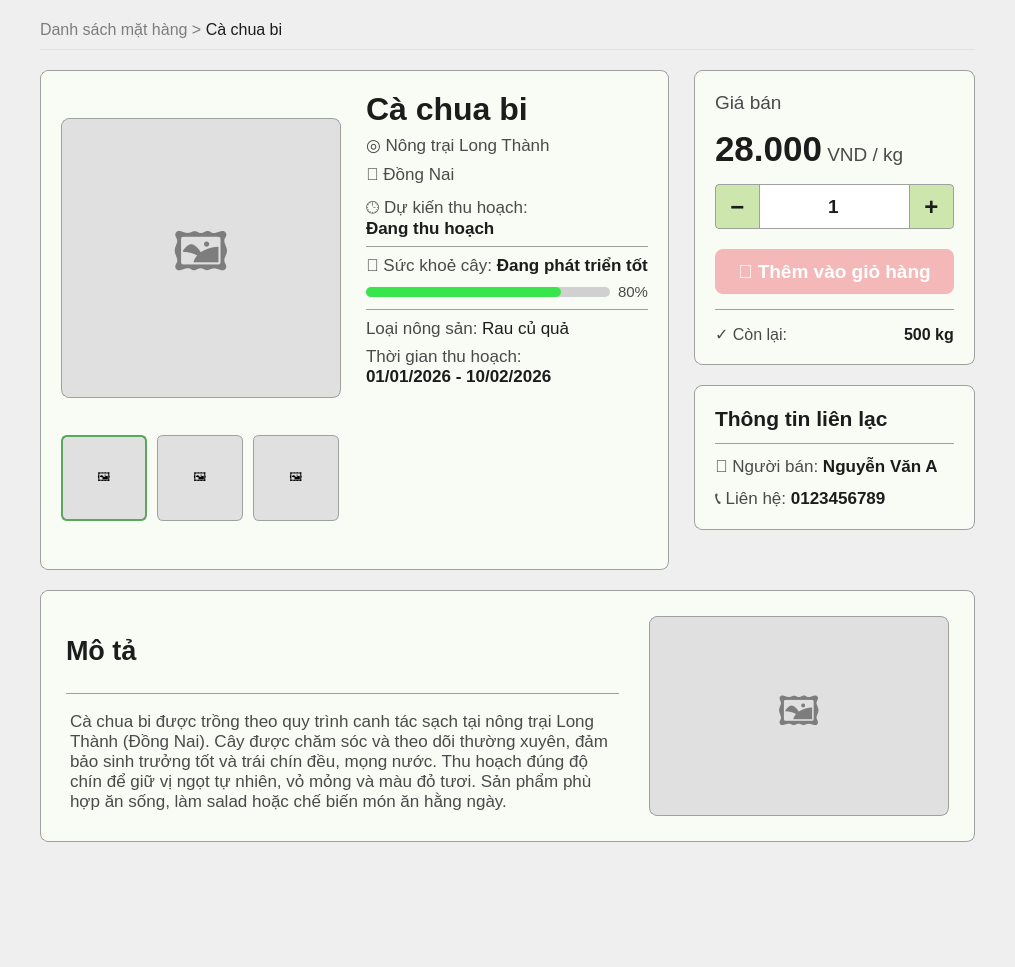
       <widget class="QWidget" name="scrollAreaWidgetContents">
        <property name="geometry">
         <rect>
          <x>0</x>
          <y>0</y>
          <width>1015</width>
          <height>967</height>
         </rect>
        </property>
        <property name="styleSheet">
         <string notr="true">QWidget#scrollAreaWidgetContents { background-color: #FFFFFF; }</string>
        </property>
        <layout class="QVBoxLayout" name="verticalLayout_scroll">
         <property name="spacing">
          <number>20</number>
         </property>
         <property name="leftMargin">
          <number>40</number>
         </property>
         <property name="topMargin">
          <number>20</number>
         </property>
         <property name="rightMargin">
          <number>40</number>
         </property>
         <property name="bottomMargin">
          <number>40</number>
         </property>
         <item>
          <layout class="QVBoxLayout" name="vbox_breadcrumb">
           <property name="spacing">
            <number>10</number>
           </property>
           <item>
            <widget class="QLabel" name="lbl_breadcrumb">
             <property name="styleSheet">
              <string notr="true">font-size: 12pt; border: none;</string>
             </property>
             <property name="text">
              <string>&lt;html&gt;&lt;head/&gt;&lt;body&gt;&lt;p&gt;&lt;span style=&quot; color:#7D7D7D;&quot;&gt;Danh sách mặt hàng &amp;gt; &lt;/span&gt;&lt;span style=&quot; color:#1C1C1C;&quot;&gt;Cà chua bi&lt;/span&gt;&lt;/p&gt;&lt;/body&gt;&lt;/html&gt;</string>
             </property>
            </widget>
           </item>
           <item>
            <widget class="QFrame" name="line_breadcrumb">
             <property name="minimumSize">
              <size>
               <width>0</width>
               <height>1</height>
              </size>
             </property>
             <property name="maximumSize">
              <size>
               <width>16777215</width>
               <height>1</height>
              </size>
             </property>
             <property name="styleSheet">
              <string notr="true">background-color: #E0E0E0;</string>
             </property>
            </widget>
           </item>
          </layout>
         </item>
         <item>
          <layout class="QHBoxLayout" name="hbox_main_content">
           <property name="spacing">
            <number>25</number>
           </property>
           <item>
            <widget class="QFrame" name="frame_product_info">
             <property name="sizePolicy">
              <sizepolicy hsizetype="Preferred" vsizetype="Preferred">
               <horstretch>6</horstretch>
               <verstretch>0</verstretch>
              </sizepolicy>
             </property>
             <property name="styleSheet">
              <string notr="true">QFrame#frame_product_info {
    background-color: #F8FCF5;
    border: 1px solid #A0A0A0;
    border-radius: 8px;
}</string>
             </property>
             <layout class="QHBoxLayout" name="hbox_product_inner">
              <property name="spacing">
               <number>25</number>
              </property>
              <property name="leftMargin">
               <number>20</number>
              </property>
              <property name="topMargin">
               <number>20</number>
              </property>
              <property name="rightMargin">
               <number>20</number>
              </property>
              <property name="bottomMargin">
               <number>20</number>
              </property>
              <item>
               <layout class="QVBoxLayout" name="vbox_images">
                <property name="spacing">
                 <number>10</number>
                </property>
                <item>
                 <widget class="QLabel" name="img_main">
                  <property name="minimumSize">
                   <size>
                    <width>280</width>
                    <height>280</height>
                   </size>
                  </property>
                  <property name="maximumSize">
                   <size>
                    <width>280</width>
                    <height>280</height>
                   </size>
                  </property>
                  <property name="styleSheet">
                   <string notr="true">background-color: #E0E0E0; border: 1px solid #A0A0A0; border-radius: 8px; font-size: 40pt; color: #7D7D7D;</string>
                  </property>
                  <property name="text">
                   <string>🖼️</string>
                  </property>
                  <property name="alignment">
                   <set>Qt::AlignCenter</set>
                  </property>
                 </widget>
                </item>
                <item>
                 <layout class="QHBoxLayout" name="hbox_thumbnails">
                  <property name="spacing">
                   <number>10</number>
                  </property>
                  <item>
                   <widget class="QLabel" name="img_thumb_1">
                    <property name="minimumSize">
                     <size>
                      <width>86</width>
                      <height>86</height>
                     </size>
                    </property>
                    <property name="maximumSize">
                     <size>
                      <width>86</width>
                      <height>86</height>
                     </size>
                    </property>
                    <property name="styleSheet">
                     <string notr="true">background-color: #E0E0E0; border: 2px solid #5BA75D; border-radius: 6px;</string>
                    </property>
                    <property name="text">
                     <string>🖼️</string>
                    </property>
                    <property name="alignment">
                     <set>Qt::AlignCenter</set>
                    </property>
                   </widget>
                  </item>
                  <item>
                   <widget class="QLabel" name="img_thumb_2">
                    <property name="minimumSize">
                     <size>
                      <width>86</width>
                      <height>86</height>
                     </size>
                    </property>
                    <property name="maximumSize">
                     <size>
                      <width>86</width>
                      <height>86</height>
                     </size>
                    </property>
                    <property name="styleSheet">
                     <string notr="true">background-color: #E0E0E0; border: 1px solid #A0A0A0; border-radius: 6px;</string>
                    </property>
                    <property name="text">
                     <string>🖼️</string>
                    </property>
                    <property name="alignment">
                     <set>Qt::AlignCenter</set>
                    </property>
                   </widget>
                  </item>
                  <item>
                   <widget class="QLabel" name="img_thumb_3">
                    <property name="minimumSize">
                     <size>
                      <width>86</width>
                      <height>86</height>
                     </size>
                    </property>
                    <property name="maximumSize">
                     <size>
                      <width>86</width>
                      <height>86</height>
                     </size>
                    </property>
                    <property name="styleSheet">
                     <string notr="true">background-color: #E0E0E0; border: 1px solid #A0A0A0; border-radius: 6px;</string>
                    </property>
                    <property name="text">
                     <string>🖼️</string>
                    </property>
                    <property name="alignment">
                     <set>Qt::AlignCenter</set>
                    </property>
                   </widget>
                  </item>
                 </layout>
                </item>
               </layout>
              </item>
              <item>
               <layout class="QVBoxLayout" name="vbox_product_details">
                <property name="spacing">
                 <number>8</number>
                </property>
                <item>
                 <widget class="QLabel" name="lbl_product_name">
                  <property name="styleSheet">
                   <string notr="true">font-size: 24pt; font-weight: 900; color: #1C1C1C; border: none;</string>
                  </property>
                  <property name="text">
                   <string>Cà chua bi</string>
                  </property>
                 </widget>
                </item>
                <item>
                 <widget class="QLabel" name="lbl_farm_name">
                  <property name="styleSheet">
                   <string notr="true">font-size: 13pt; color: #4A4A4A; border: none;</string>
                  </property>
                  <property name="text">
                   <string>◎ Nông trại Long Thành</string>
                  </property>
                 </widget>
                </item>
                <item>
                 <widget class="QLabel" name="lbl_location">
                  <property name="styleSheet">
                   <string notr="true">font-size: 13pt; color: #4A4A4A; border: none;</string>
                  </property>
                  <property name="text">
                   <string>📍 Đồng Nai</string>
                  </property>
                 </widget>
                </item>
                <item>
                 <spacer name="vs_details_1">
                  <property name="orientation">
                   <enum>Qt::Vertical</enum>
                  </property>
                  <property name="sizeType">
                   <enum>QSizePolicy::Fixed</enum>
                  </property>
                  <property name="sizeHint" stdset="0">
                   <size>
                    <width>20</width>
                    <height>5</height>
                   </size>
                  </property>
                 </spacer>
                </item>
                <item>
                 <widget class="QLabel" name="lbl_harvest_status">
                  <property name="styleSheet">
                   <string notr="true">font-size: 13pt; color: #4A4A4A; border: none; line-height: 1.5;</string>
                  </property>
                  <property name="text">
                   <string>&lt;html&gt;&lt;body&gt;🕒 Dự kiến thu hoạch:&lt;br&gt;&lt;span style=&quot;font-weight:bold; color:#1C1C1C;&quot;&gt;Đang thu hoạch&lt;/span&gt;&lt;/body&gt;&lt;/html&gt;</string>
                  </property>
                 </widget>
                </item>
                <item>
                 <widget class="QFrame" name="line_details_top">
                  <property name="minimumSize">
                   <size>
                    <width>0</width>
                    <height>1</height>
                   </size>
                  </property>
                  <property name="maximumSize">
                   <size>
                    <width>16777215</width>
                    <height>1</height>
                   </size>
                  </property>
                  <property name="styleSheet">
                   <string notr="true">background-color: #A0A0A0;</string>
                  </property>
                 </widget>
                </item>
                <item>
                 <widget class="QLabel" name="lbl_health">
                  <property name="styleSheet">
                   <string notr="true">font-size: 13pt; color: #4A4A4A; border: none;</string>
                  </property>
                  <property name="text">
                   <string>&lt;html&gt;&lt;body&gt;🍃 Sức khoẻ cây: &lt;span style=&quot;font-weight:bold; color:#1C1C1C;&quot;&gt;Đang phát triển tốt&lt;/span&gt;&lt;/body&gt;&lt;/html&gt;</string>
                  </property>
                 </widget>
                </item>
                <item>
                 <layout class="QHBoxLayout">
                  <item>
                   <widget class="QProgressBar" name="prg_health">
                    <property name="minimumSize">
                     <size>
                      <width>0</width>
                      <height>10</height>
                     </size>
                    </property>
                    <property name="maximumSize">
                     <size>
                      <width>16777215</width>
                      <height>10</height>
                     </size>
                    </property>
                    <property name="styleSheet">
                     <string notr="true">QProgressBar { border: none; background-color: #D0D0D0; border-radius: 5px; color: transparent; text-align: center; } QProgressBar::chunk { background-color: #38E54D; border-radius: 5px; }</string>
                    </property>
                    <property name="value">
                     <number>80</number>
                    </property>
                   </widget>
                  </item>
                  <item>
                   <widget class="QLabel" name="lbl_health_percent">
                    <property name="styleSheet">
                     <string notr="true">font-size: 11pt; color: #4A4A4A; border: none;</string>
                    </property>
                    <property name="text">
                     <string>80%</string>
                    </property>
                   </widget>
                  </item>
                 </layout>
                </item>
                <item>
                 <widget class="QFrame" name="line_details">
                  <property name="minimumSize">
                   <size>
                    <width>0</width>
                    <height>1</height>
                   </size>
                  </property>
                  <property name="maximumSize">
                   <size>
                    <width>16777215</width>
                    <height>1</height>
                   </size>
                  </property>
                  <property name="styleSheet">
                   <string notr="true">background-color: #A0A0A0;</string>
                  </property>
                 </widget>
                </item>
                <item>
                 <widget class="QLabel" name="lbl_type">
                  <property name="styleSheet">
                   <string notr="true">font-size: 13pt; color: #4A4A4A; border: none;</string>
                  </property>
                  <property name="text">
                   <string>&lt;html&gt;&lt;body&gt;Loại nông sản: &lt;span style=&quot;color:#1C1C1C;&quot;&gt;Rau củ quả&lt;/span&gt;&lt;/body&gt;&lt;/html&gt;</string>
                  </property>
                 </widget>
                </item>
                <item>
                 <widget class="QLabel" name="lbl_harvest_time">
                  <property name="styleSheet">
                   <string notr="true">font-size: 13pt; color: #4A4A4A; border: none; line-height: 1.5;</string>
                  </property>
                  <property name="text">
                   <string>&lt;html&gt;&lt;body&gt;Thời gian thu hoạch:&lt;br&gt;&lt;span style=&quot;font-weight:bold; color:#1C1C1C;&quot;&gt;01/01/2026 - 10/02/2026&lt;/span&gt;&lt;/body&gt;&lt;/html&gt;</string>
                  </property>
                 </widget>
                </item>
                <item>
                 <spacer name="vs_details_bottom">
                  <property name="orientation">
                   <enum>Qt::Vertical</enum>
                  </property>
                  <property name="sizeHint" stdset="0">
                   <size>
                    <width>20</width>
                    <height>10</height>
                   </size>
                  </property>
                 </spacer>
                </item>
               </layout>
              </item>
             </layout>
            </widget>
           </item>
           <item>
            <layout class="QVBoxLayout" name="vbox_right_col">
             <property name="spacing">
              <number>20</number>
             </property>
             <item>
              <widget class="QFrame" name="frame_price">
               <property name="sizePolicy">
                <sizepolicy hsizetype="Preferred" vsizetype="Preferred">
                 <horstretch>4</horstretch>
                 <verstretch>0</verstretch>
                </sizepolicy>
               </property>
               <property name="styleSheet">
                <string notr="true">QFrame#frame_price {
    background-color: #F8FCF5;
    border: 1px solid #A0A0A0;
    border-radius: 8px;
}</string>
               </property>
               <layout class="QVBoxLayout" name="vbox_price">
                <property name="spacing">
                 <number>15</number>
                </property>
                <property name="leftMargin">
                 <number>20</number>
                </property>
                <property name="topMargin">
                 <number>20</number>
                </property>
                <property name="rightMargin">
                 <number>20</number>
                </property>
                <property name="bottomMargin">
                 <number>20</number>
                </property>
                <item>
                 <widget class="QLabel" name="lbl_price_title">
                  <property name="styleSheet">
                   <string notr="true">font-size: 14pt; color: #4A4A4A; border: none;</string>
                  </property>
                  <property name="text">
                   <string>Giá bán</string>
                  </property>
                 </widget>
                </item>
                <item>
                 <widget class="QLabel" name="lbl_price_value">
                  <property name="styleSheet">
                   <string notr="true">border: none;</string>
                  </property>
                  <property name="text">
                   <string>&lt;html&gt;&lt;body&gt;&lt;span style=&quot;font-size:26pt; font-weight:900; color:#1C1C1C;&quot;&gt;28.000&lt;/span&gt;&lt;span style=&quot;font-size:14pt; color:#4A4A4A;&quot;&gt; VND / kg&lt;/span&gt;&lt;/body&gt;&lt;/html&gt;</string>
                  </property>
                 </widget>
                </item>
                <item>
                 <layout class="QHBoxLayout" name="hbox_qty">
                  <property name="spacing">
                   <number>0</number>
                  </property>
                  <item>
                   <widget class="QPushButton" name="btn_minus">
                    <property name="minimumSize">
                     <size>
                      <width>45</width>
                      <height>45</height>
                     </size>
                    </property>
                    <property name="cursor">
                     <cursorShape>PointingHandCursor</cursorShape>
                    </property>
                    <property name="styleSheet">
                     <string notr="true">QPushButton { background-color: #CDE6AE; border: 1px solid #A0A0A0; border-top-left-radius: 4px; border-bottom-left-radius: 4px; font-size: 18pt; font-weight: bold; color: #1C1C1C; } QPushButton:hover { background-color: #BDE08B; }</string>
                    </property>
                    <property name="text">
                     <string>−</string>
                    </property>
                   </widget>
                  </item>
                  <item>
                   <widget class="QLineEdit" name="txt_quantity">
                    <property name="minimumSize">
                     <size>
                      <width>0</width>
                      <height>45</height>
                     </size>
                    </property>
                    <property name="styleSheet">
                     <string notr="true">QLineEdit { background-color: #FFFFFF; border-top: 1px solid #A0A0A0; border-bottom: 1px solid #A0A0A0; border-left: none; border-right: none; border-radius: 0px; font-size: 14pt; font-weight: bold; color: #1C1C1C; }</string>
                    </property>
                    <property name="text">
                     <string>1</string>
                    </property>
                    <property name="alignment">
                     <set>Qt::AlignCenter</set>
                    </property>
                   </widget>
                  </item>
                  <item>
                   <widget class="QPushButton" name="btn_plus">
                    <property name="minimumSize">
                     <size>
                      <width>45</width>
                      <height>45</height>
                     </size>
                    </property>
                    <property name="cursor">
                     <cursorShape>PointingHandCursor</cursorShape>
                    </property>
                    <property name="styleSheet">
                     <string notr="true">QPushButton { background-color: #CDE6AE; border: 1px solid #A0A0A0; border-top-right-radius: 4px; border-bottom-right-radius: 4px; font-size: 18pt; font-weight: bold; color: #1C1C1C; } QPushButton:hover { background-color: #BDE08B; }</string>
                    </property>
                    <property name="text">
                     <string>+</string>
                    </property>
                   </widget>
                  </item>
                 </layout>
                </item>
                <item>
                 <widget class="QPushButton" name="btn_add_cart">
                  <property name="minimumSize">
                   <size>
                    <width>0</width>
                    <height>50</height>
                   </size>
                  </property>
                  <property name="cursor">
                   <cursorShape>PointingHandCursor</cursorShape>
                  </property>
                  <property name="styleSheet">
                   <string notr="true">QPushButton { background-color: #F4B8B8; color: white; border: none; border-radius: 8px; font-size: 14pt; font-weight: bold; margin-top: 5px; } QPushButton:hover { background-color: #EEA0A0; }</string>
                  </property>
                  <property name="text">
                   <string>🛒 Thêm vào giỏ hàng</string>
                  </property>
                 </widget>
                </item>
                <item>
                 <widget class="QFrame" name="line_price">
                  <property name="minimumSize">
                   <size>
                    <width>0</width>
                    <height>1</height>
                   </size>
                  </property>
                  <property name="maximumSize">
                   <size>
                    <width>16777215</width>
                    <height>1</height>
                   </size>
                  </property>
                  <property name="styleSheet">
                   <string notr="true">background-color: #A0A0A0; margin-top: 5px; margin-bottom: 5px;</string>
                  </property>
                 </widget>
                </item>
                <item>
                 <layout class="QHBoxLayout" name="hbox_stock">
                  <item>
                   <widget class="QLabel" name="lbl_stock_text">
                    <property name="styleSheet">
                     <string notr="true">font-size: 12pt; color: #4A4A4A; border: none;</string>
                    </property>
                    <property name="text">
                     <string>✓ Còn lại:</string>
                    </property>
                   </widget>
                  </item>
                  <item>
                   <spacer name="hs_stock">
                    <property name="orientation">
                     <enum>Qt::Horizontal</enum>
                    </property>
                    <property name="sizeHint" stdset="0">
                     <size>
                      <width>40</width>
                      <height>10</height>
                     </size>
                    </property>
                   </spacer>
                  </item>
                  <item>
                   <widget class="QLabel" name="lbl_stock_val">
                    <property name="styleSheet">
                     <string notr="true">font-size: 12pt; color: #1C1C1C; font-weight: bold; border: none;</string>
                    </property>
                    <property name="text">
                     <string>500 kg</string>
                    </property>
                   </widget>
                  </item>
                 </layout>
                </item>
               </layout>
              </widget>
             </item>
             <item>
              <widget class="QFrame" name="frame_contact">
               <property name="styleSheet">
                <string notr="true">QFrame#frame_contact {
    background-color: #F8FCF5;
    border: 1px solid #A0A0A0;
    border-radius: 8px;
}</string>
               </property>
               <layout class="QVBoxLayout" name="vbox_contact">
                <property name="spacing">
                 <number>12</number>
                </property>
                <property name="leftMargin">
                 <number>20</number>
                </property>
                <property name="topMargin">
                 <number>20</number>
                </property>
                <property name="rightMargin">
                 <number>20</number>
                </property>
                <property name="bottomMargin">
                 <number>20</number>
                </property>
                <item>
                 <widget class="QLabel" name="lbl_contact_title">
                  <property name="styleSheet">
                   <string notr="true">font-size: 16pt; color: #1C1C1C; font-weight: bold; border: none;</string>
                  </property>
                  <property name="text">
                   <string>Thông tin liên lạc</string>
                  </property>
                 </widget>
                </item>
                <item>
                 <widget class="QFrame" name="line_contact">
                  <property name="minimumSize">
                   <size>
                    <width>0</width>
                    <height>1</height>
                   </size>
                  </property>
                  <property name="maximumSize">
                   <size>
                    <width>16777215</width>
                    <height>1</height>
                   </size>
                  </property>
                  <property name="styleSheet">
                   <string notr="true">background-color: #A0A0A0;</string>
                  </property>
                 </widget>
                </item>
                <item>
                 <widget class="QLabel" name="lbl_seller">
                  <property name="styleSheet">
                   <string notr="true">font-size: 13pt; color: #4A4A4A; border: none;</string>
                  </property>
                  <property name="text">
                   <string>&lt;html&gt;&lt;body&gt;👤 Người bán: &lt;span style=&quot;font-weight:bold; color:#1C1C1C;&quot;&gt;Nguyễn Văn A&lt;/span&gt;&lt;/body&gt;&lt;/html&gt;</string>
                  </property>
                 </widget>
                </item>
                <item>
                 <widget class="QLabel" name="lbl_phone">
                  <property name="styleSheet">
                   <string notr="true">font-size: 13pt; color: #4A4A4A; border: none;</string>
                  </property>
                  <property name="text">
                   <string>&lt;html&gt;&lt;body&gt;📞 Liên hệ: &lt;span style=&quot;font-weight:bold; color:#1C1C1C;&quot;&gt;0123456789&lt;/span&gt;&lt;/body&gt;&lt;/html&gt;</string>
                  </property>
                 </widget>
                </item>
               </layout>
              </widget>
             </item>
             <item>
              <spacer name="vs_right_col">
               <property name="orientation">
                <enum>Qt::Vertical</enum>
               </property>
               <property name="sizeHint" stdset="0">
                <size>
                 <width>20</width>
                 <height>40</height>
                </size>
               </property>
              </spacer>
             </item>
            </layout>
           </item>
          </layout>
         </item>
         <item>
          <widget class="QFrame" name="frame_desc">
           <property name="styleSheet">
            <string notr="true">QFrame#frame_desc {
    background-color: #F8FCF5;
    border: 1px solid #A0A0A0;
    border-radius: 8px;
}</string>
           </property>
           <layout class="QHBoxLayout" name="hbox_desc">
            <property name="spacing">
             <number>30</number>
            </property>
            <property name="leftMargin">
             <number>25</number>
            </property>
            <property name="topMargin">
             <number>25</number>
            </property>
            <property name="rightMargin">
             <number>25</number>
            </property>
            <property name="bottomMargin">
             <number>25</number>
            </property>
            <item>
             <layout class="QVBoxLayout" name="vbox_desc_text">
              <property name="spacing">
               <number>8</number>
              </property>
              <item>
               <widget class="QLabel" name="lbl_desc_title">
                <property name="styleSheet">
                 <string notr="true">font-size: 20pt; font-weight: bold; color: #1C1C1C; border: none;</string>
                </property>
                <property name="text">
                 <string>Mô tả</string>
                </property>
               </widget>
              </item>
              <item>
               <widget class="QFrame" name="line_desc">
                <property name="minimumSize">
                 <size>
                  <width>0</width>
                  <height>1</height>
                 </size>
                </property>
                <property name="maximumSize">
                 <size>
                  <width>16777215</width>
                  <height>1</height>
                 </size>
                </property>
                <property name="styleSheet">
                 <string notr="true">background-color: #A0A0A0;</string>
                </property>
               </widget>
              </item>
              <item>
               <widget class="QLabel" name="lbl_desc_content">
                <property name="styleSheet">
                 <string notr="true">font-size: 13pt; color: #4A4A4A; line-height: 1.5; border: none; margin-top: 5px;</string>
                </property>
                <property name="text">
                 <string>Cà chua bi được trồng theo quy trình canh tác sạch tại nông trại Long Thành (Đồng Nai). Cây được chăm sóc và theo dõi thường xuyên, đảm bảo sinh trưởng tốt và trái chín đều, mọng nước. Thu hoạch đúng độ chín để giữ vị ngọt tự nhiên, vỏ mỏng và màu đỏ tươi. Sản phẩm phù hợp ăn sống, làm salad hoặc chế biến món ăn hằng ngày.</string>
                </property>
                <property name="alignment">
                 <set>Qt::AlignLeading|Qt::AlignLeft|Qt::AlignTop</set>
                </property>
                <property name="wordWrap">
                 <bool>true</bool>
                </property>
               </widget>
              </item>
             </layout>
            </item>
            <item alignment="Qt::AlignVCenter">
             <widget class="QLabel" name="img_desc">
              <property name="minimumSize">
               <size>
                <width>300</width>
                <height>200</height>
               </size>
              </property>
              <property name="maximumSize">
               <size>
                <width>300</width>
                <height>200</height>
               </size>
              </property>
              <property name="styleSheet">
               <string notr="true">background-color: #E0E0E0; border: 1px solid #A0A0A0; border-radius: 8px; font-size: 30pt; color: #7D7D7D;</string>
              </property>
              <property name="text">
               <string>🖼️</string>
              </property>
              <property name="alignment">
               <set>Qt::AlignCenter</set>
              </property>
             </widget>
            </item>
           </layout>
          </widget>
         </item>
         <item>
          <spacer name="verticalSpacer_scroll_bottom">
           <property name="orientation">
            <enum>Qt::Vertical</enum>
           </property>
           <property name="sizeHint" stdset="0">
            <size>
             <width>20</width>
             <height>40</height>
            </size>
           </property>
          </spacer>
         </item>
        </layout>
       </widget>
